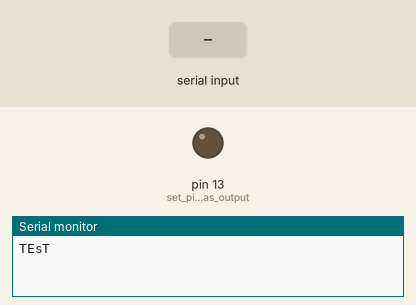
The sketch below on a simulated Arduino Uno, built with avr-gcc and run on an emulated ATmega328P. Parts: output pins drawn as LEDs (lit = HIGH), the last lines printed to the serial monitor. Dashed ring = blinking. The inputs (shaded band) are chosen by the test bench.

Above: at 1.2 s.
1.3 s: "90,45\n" received over Serial
At 1.9 s:
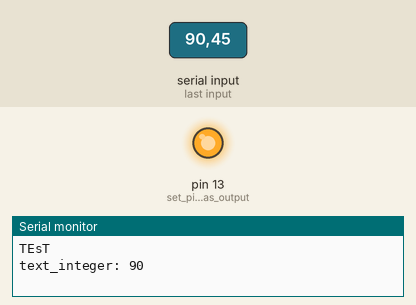
4.3 s: "5\n" received over Serial
At 5.5 s:
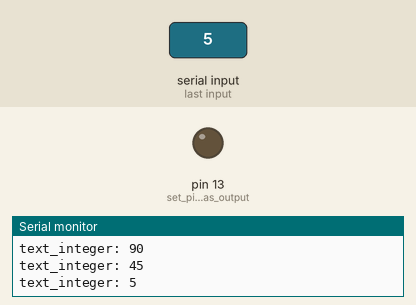
5.8 s: "30,150\n" received over Serial
At 9.2 s:
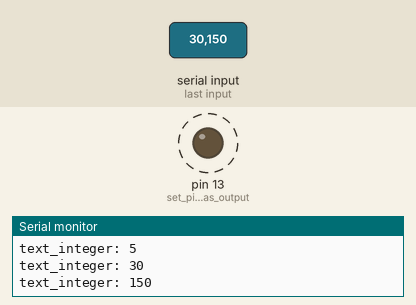
Timing chart, 0 to 10.7 s (numbered marks = the images above; inputs shaded):
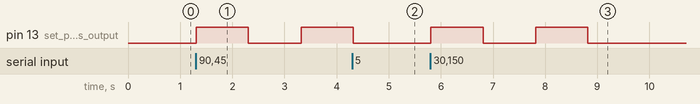

The sketch:

Serial_data_send_to_arduino_via_serisl_monitor_basic_1.ino
```cpp
//input number through serial monitor and blink led for the same number
char text[3];                    //serial data directly saved in text to print on display
int text_integer;
void setup()
{
Serial.begin(9600); // begin serial communication
Serial.println("TEsT"); // debug string
pinMode(LED_BUILTIN, OUTPUT); // set ping 13 as output
}

void loop() //begin main loop
{
   if (Serial.available())                               //make sure we have all the data from serial
{   delay(8);                            //wait for 5 millisecond,serial data is waiting, lets extract
    int i=0;                               //its a loop to save one by one string charater in text
    while(i<3)
    {text[i] = Serial.read();
     //Serial.println(text[i]);                 //to see what is happening on serial for debugging
      i++;
    }
    Serial.flush();                           //flush serial buffer of extra data>9999
    text_integer = atoi(text);               //convert numeric string to int var
    Serial.print("text_integer: ");          //to see what is happening on serial for debugging
    Serial.println(text_integer);             //to see what is happening on serial for debugging
}

    if (text_integer>10)
    {
    digitalWrite(LED_BUILTIN, HIGH);   // turn the LED on (HIGH is the voltage level)
  delay(1000);                       // wait for a second
  digitalWrite(LED_BUILTIN, LOW);    // turn the LED off by making the voltage LOW
  delay(1000);   }
    }
```

Measured:
- after the input at 1.3 s, pin 13 (set_ping_13_as_output): LOW → HIGH at once, → LOW 1.0 s later, → HIGH 1.0 s later
- after the input at 4.3 s, pin 13 (set_ping_13_as_output): goes on until 4.3 s, then stays LOW
- after the input at 5.8 s, pin 13 (set_ping_13_as_output): alternates HIGH for 1.0 s and LOW for 1.0 s, 4 changes in all, then stays LOW, starting at once
